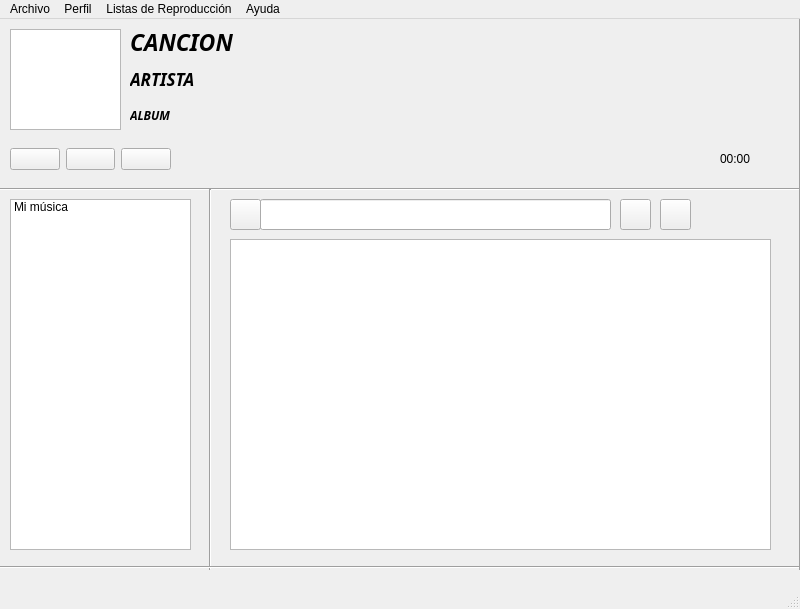
<?xml version="1.0" encoding="UTF-8"?>
<ui version="4.0">
 <class>MainWindow</class>
 <widget class="QMainWindow" name="MainWindow">
  <property name="geometry">
   <rect>
    <x>0</x>
    <y>0</y>
    <width>800</width>
    <height>609</height>
   </rect>
  </property>
  <property name="minimumSize">
   <size>
    <width>800</width>
    <height>609</height>
   </size>
  </property>
  <property name="maximumSize">
   <size>
    <width>800</width>
    <height>609</height>
   </size>
  </property>
  <property name="windowTitle">
   <string>LNMusic</string>
  </property>
  <widget class="QWidget" name="centralwidget">
   <widget class="Line" name="lineHorizontal">
    <property name="geometry">
     <rect>
      <x>0</x>
      <y>160</y>
      <width>801</width>
      <height>21</height>
     </rect>
    </property>
    <property name="orientation">
     <enum>Qt::Horizontal</enum>
    </property>
   </widget>
   <widget class="QWidget" name="horizontalLayoutWidget">
    <property name="geometry">
     <rect>
      <x>10</x>
      <y>120</y>
      <width>161</width>
      <height>41</height>
     </rect>
    </property>
    <layout class="QHBoxLayout" name="btnLayout">
     <item>
      <widget class="QPushButton" name="btnAtrasar">
       <property name="text">
        <string/>
       </property>
       <property name="icon">
        <iconset>
         <normaloff>img/Knob Fast Rewind.png</normaloff>img/Knob Fast Rewind.png</iconset>
       </property>
      </widget>
     </item>
     <item>
      <widget class="QPushButton" name="btnPlay">
       <property name="text">
        <string/>
       </property>
       <property name="icon">
        <iconset>
         <normaloff>img/Knob Play.png</normaloff>img/Knob Play.png</iconset>
       </property>
      </widget>
     </item>
     <item>
      <widget class="QPushButton" name="btnAdelantar">
       <property name="text">
        <string/>
       </property>
       <property name="icon">
        <iconset>
         <normaloff>img/Knob Fast Forward.png</normaloff>img/Knob Fast Forward.png</iconset>
       </property>
      </widget>
     </item>
    </layout>
   </widget>
   <widget class="QWidget" name="horizontalLayoutWidget_2">
    <property name="geometry">
     <rect>
      <x>200</x>
      <y>120</y>
      <width>511</width>
      <height>41</height>
     </rect>
    </property>
    <layout class="QHBoxLayout" name="seekLayout"/>
   </widget>
   <widget class="QGraphicsView" name="gvImagen">
    <property name="geometry">
     <rect>
      <x>10</x>
      <y>10</y>
      <width>111</width>
      <height>101</height>
     </rect>
    </property>
   </widget>
   <widget class="QWidget" name="verticalLayoutWidget">
    <property name="geometry">
     <rect>
      <x>130</x>
      <y>4</y>
      <width>641</width>
      <height>111</height>
     </rect>
    </property>
    <layout class="QVBoxLayout" name="verticalLayout">
     <property name="spacing">
      <number>0</number>
     </property>
     <item>
      <widget class="QLabel" name="lblTitulo">
       <property name="font">
        <font>
         <family>Kinnari</family>
         <pointsize>17</pointsize>
         <weight>75</weight>
         <italic>true</italic>
         <bold>true</bold>
        </font>
       </property>
       <property name="text">
        <string>CANCION</string>
       </property>
      </widget>
     </item>
     <item>
      <widget class="QLabel" name="lblArtista">
       <property name="font">
        <font>
         <family>Kinnari</family>
         <pointsize>13</pointsize>
         <weight>75</weight>
         <italic>true</italic>
         <bold>true</bold>
        </font>
       </property>
       <property name="text">
        <string>ARTISTA</string>
       </property>
      </widget>
     </item>
     <item>
      <widget class="QLabel" name="lblAlbum">
       <property name="font">
        <font>
         <family>Kinnari</family>
         <weight>75</weight>
         <italic>true</italic>
         <bold>true</bold>
        </font>
       </property>
       <property name="text">
        <string>ALBUM</string>
       </property>
      </widget>
     </item>
    </layout>
   </widget>
   <widget class="QWidget" name="verticalLayoutWidget_2">
    <property name="geometry">
     <rect>
      <x>230</x>
      <y>220</y>
      <width>541</width>
      <height>311</height>
     </rect>
    </property>
    <layout class="QVBoxLayout" name="listaLayout">
     <item>
      <widget class="QListWidget" name="lstListaRep"/>
     </item>
    </layout>
   </widget>
   <widget class="QPushButton" name="btnSearch">
    <property name="geometry">
     <rect>
      <x>230</x>
      <y>180</y>
      <width>31</width>
      <height>31</height>
     </rect>
    </property>
    <property name="text">
     <string/>
    </property>
    <property name="icon">
     <iconset>
      <normaloff>img/Knob Search.png</normaloff>img/Knob Search.png</iconset>
    </property>
   </widget>
   <widget class="QLineEdit" name="leSearch">
    <property name="geometry">
     <rect>
      <x>260</x>
      <y>180</y>
      <width>351</width>
      <height>31</height>
     </rect>
    </property>
   </widget>
   <widget class="QPushButton" name="btnDelete">
    <property name="geometry">
     <rect>
      <x>660</x>
      <y>180</y>
      <width>31</width>
      <height>31</height>
     </rect>
    </property>
    <property name="text">
     <string/>
    </property>
    <property name="icon">
     <iconset>
      <normaloff>img/Knob Remove Red.png</normaloff>img/Knob Remove Red.png</iconset>
    </property>
   </widget>
   <widget class="QPushButton" name="btnAdd">
    <property name="geometry">
     <rect>
      <x>620</x>
      <y>180</y>
      <width>31</width>
      <height>31</height>
     </rect>
    </property>
    <property name="text">
     <string/>
    </property>
    <property name="icon">
     <iconset>
      <normaloff>img/Knob Add.png</normaloff>img/Knob Add.png</iconset>
    </property>
   </widget>
   <widget class="Line" name="line">
    <property name="geometry">
     <rect>
      <x>200</x>
      <y>170</y>
      <width>20</width>
      <height>381</height>
     </rect>
    </property>
    <property name="orientation">
     <enum>Qt::Vertical</enum>
    </property>
   </widget>
   <widget class="QListWidget" name="listWidget">
    <property name="geometry">
     <rect>
      <x>10</x>
      <y>180</y>
      <width>181</width>
      <height>351</height>
     </rect>
    </property>
    <item>
     <property name="text">
      <string>Mi música</string>
     </property>
    </item>
   </widget>
   <widget class="Line" name="line_2">
    <property name="geometry">
     <rect>
      <x>0</x>
      <y>540</y>
      <width>911</width>
      <height>16</height>
     </rect>
    </property>
    <property name="orientation">
     <enum>Qt::Horizontal</enum>
    </property>
   </widget>
   <widget class="Line" name="line_3">
    <property name="geometry">
     <rect>
      <x>790</x>
      <y>0</y>
      <width>20</width>
      <height>551</height>
     </rect>
    </property>
    <property name="orientation">
     <enum>Qt::Vertical</enum>
    </property>
   </widget>
   <widget class="QLabel" name="musicTime">
    <property name="geometry">
     <rect>
      <x>720</x>
      <y>120</y>
      <width>71</width>
      <height>39</height>
     </rect>
    </property>
    <property name="text">
     <string>00:00</string>
    </property>
   </widget>
  </widget>
  <widget class="QMenuBar" name="menubar">
   <property name="geometry">
    <rect>
     <x>0</x>
     <y>0</y>
     <width>800</width>
     <height>25</height>
    </rect>
   </property>
   <widget class="QMenu" name="menuArchivo">
    <property name="title">
     <string>Archivo</string>
    </property>
    <addaction name="actionImportar"/>
    <addaction name="separator"/>
    <addaction name="actionNueva_Lista_De_Reproduccion"/>
    <addaction name="separator"/>
    <addaction name="actionCerrar"/>
   </widget>
   <widget class="QMenu" name="menuUsuario">
    <property name="title">
     <string>Perfil</string>
    </property>
    <addaction name="actionEditar_Perfil"/>
    <addaction name="actionEliminar_Perfil"/>
    <addaction name="separator"/>
    <addaction name="actionNuevo_Perfil"/>
    <addaction name="separator"/>
    <addaction name="actionCerrar_sesion"/>
   </widget>
   <widget class="QMenu" name="menuAyuda">
    <property name="title">
     <string>Ayuda</string>
    </property>
    <addaction name="actionTutorial"/>
    <addaction name="actionAcerca_de"/>
   </widget>
   <widget class="QMenu" name="menuListas_de_Reproducci_n">
    <property name="title">
     <string>Listas de Reproducción</string>
    </property>
    <addaction name="actionNueva_Lista_de_Reproducci_n"/>
    <addaction name="actionGuardar"/>
    <addaction name="actionEliminar_Lista_de_Reproducci_n"/>
   </widget>
   <addaction name="menuArchivo"/>
   <addaction name="menuUsuario"/>
   <addaction name="menuListas_de_Reproducci_n"/>
   <addaction name="menuAyuda"/>
  </widget>
  <widget class="QStatusBar" name="statusbar"/>
  <action name="actionImportar">
   <property name="icon">
    <iconset>
     <normaloff>img/Knob Snapback.png</normaloff>img/Knob Snapback.png</iconset>
   </property>
   <property name="text">
    <string>Importar</string>
   </property>
   <property name="iconVisibleInMenu">
    <bool>true</bool>
   </property>
  </action>
  <action name="actionNueva_Lista_De_Reproduccion">
   <property name="icon">
    <iconset>
     <normaloff>img/Knob Orange.png</normaloff>img/Knob Orange.png</iconset>
   </property>
   <property name="text">
    <string>Preferencias</string>
   </property>
   <property name="iconVisibleInMenu">
    <bool>true</bool>
   </property>
  </action>
  <action name="actionEditar_Lista_De_Reproduccion">
   <property name="icon">
    <iconset>
     <normaloff>../../img/Knob Valid Blue.png</normaloff>../../img/Knob Valid Blue.png</iconset>
   </property>
   <property name="text">
    <string>Editar Lista De Reproduccion</string>
   </property>
   <property name="iconVisibleInMenu">
    <bool>true</bool>
   </property>
  </action>
  <action name="actionEliminar_lista_De_Reproduccion">
   <property name="icon">
    <iconset>
     <normaloff>../../img/Knob Cancel.png</normaloff>../../img/Knob Cancel.png</iconset>
   </property>
   <property name="text">
    <string>Eliminar lista De Reproduccion</string>
   </property>
   <property name="iconVisibleInMenu">
    <bool>true</bool>
   </property>
  </action>
  <action name="actionCerrar">
   <property name="icon">
    <iconset>
     <normaloff>img/Knob Red.png</normaloff>img/Knob Red.png</iconset>
   </property>
   <property name="text">
    <string>Cerrar</string>
   </property>
   <property name="iconVisibleInMenu">
    <bool>true</bool>
   </property>
  </action>
  <action name="actionNuevo_Usuario_2">
   <property name="text">
    <string>Juan</string>
   </property>
  </action>
  <action name="actionCambiar_Contrase_a">
   <property name="icon">
    <iconset>
     <normaloff>img/Knob Grey.png</normaloff>img/Knob Grey.png</iconset>
   </property>
   <property name="text">
    <string>Cambiar Contraseña</string>
   </property>
   <property name="iconVisibleInMenu">
    <bool>true</bool>
   </property>
  </action>
  <action name="actionEditar_Perfil">
   <property name="icon">
    <iconset>
     <normaloff>img/Knob Green.png</normaloff>img/Knob Green.png</iconset>
   </property>
   <property name="text">
    <string>Editar Perfil</string>
   </property>
   <property name="iconVisibleInMenu">
    <bool>true</bool>
   </property>
  </action>
  <action name="actionCerrar_sesion">
   <property name="icon">
    <iconset>
     <normaloff>img/Knob Record Off.png</normaloff>img/Knob Record Off.png</iconset>
   </property>
   <property name="text">
    <string>Cerrar sesion</string>
   </property>
   <property name="iconVisibleInMenu">
    <bool>true</bool>
   </property>
  </action>
  <action name="actionNuevo_Perfil">
   <property name="icon">
    <iconset>
     <normaloff>img/Knob Purple.png</normaloff>img/Knob Purple.png</iconset>
   </property>
   <property name="text">
    <string>Nuevo Perfil</string>
   </property>
   <property name="iconVisibleInMenu">
    <bool>true</bool>
   </property>
  </action>
  <action name="actionTutorial">
   <property name="icon">
    <iconset>
     <normaloff>img/Knob Help.png</normaloff>img/Knob Help.png</iconset>
   </property>
   <property name="text">
    <string>Manual</string>
   </property>
   <property name="iconVisibleInMenu">
    <bool>true</bool>
   </property>
  </action>
  <action name="actionAcerca_de">
   <property name="icon">
    <iconset>
     <normaloff>img/Knob Info.png</normaloff>img/Knob Info.png</iconset>
   </property>
   <property name="text">
    <string>Acerca de...</string>
   </property>
   <property name="iconVisibleInMenu">
    <bool>true</bool>
   </property>
  </action>
  <action name="actionNueva_Lista_de_Reproducci_n">
   <property name="icon">
    <iconset>
     <normaloff>img/Knob Add.png</normaloff>img/Knob Add.png</iconset>
   </property>
   <property name="text">
    <string>Nueva Lista de Reproducción</string>
   </property>
   <property name="iconVisibleInMenu">
    <bool>true</bool>
   </property>
  </action>
  <action name="actionGuardar">
   <property name="icon">
    <iconset>
     <normaloff>img/Knob Download.png</normaloff>img/Knob Download.png</iconset>
   </property>
   <property name="text">
    <string>Guardar </string>
   </property>
   <property name="iconVisibleInMenu">
    <bool>true</bool>
   </property>
  </action>
  <action name="actionEliminar_Lista_de_Reproducci_n">
   <property name="icon">
    <iconset>
     <normaloff>img/Knob Cancel.png</normaloff>img/Knob Cancel.png</iconset>
   </property>
   <property name="text">
    <string>Eliminar Lista de Reproducción</string>
   </property>
   <property name="iconVisibleInMenu">
    <bool>true</bool>
   </property>
  </action>
  <action name="actionEliminar_Perfil">
   <property name="icon">
    <iconset>
     <normaloff>img/Knob Remove Red.png</normaloff>img/Knob Remove Red.png</iconset>
   </property>
   <property name="text">
    <string>Eliminar Perfil</string>
   </property>
   <property name="iconVisibleInMenu">
    <bool>true</bool>
   </property>
  </action>
 </widget>
 <resources/>
 <connections/>
</ui>
